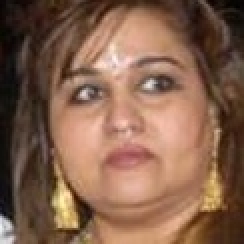
#> input picture src/data/images/crop/female/unknown/female_1278.jpg, 122 x 122 px (shown 2 times larger); its folder holds only this picture in this run
$ jupyter execute pre_EDA_test.ipynb
#> lines starting #> are read from the running program, lines starting #| are printed output that depends on the picture
[cell 1]
import numpy as np
import pandas as pd

# visualization
import matplotlib.pyplot as plt
import seaborn as sns

# computer vision library
import cv2

# glob
from glob import glob

[cell 2]
fpath = (
    glob('./src/data/images/crop/female/**/*.jpg', recursive=True) +
    glob('./src/data/images/crop/female/**/*.jpeg', recursive=True) +
    glob('./src/data/images/crop/female/**/*.png', recursive=True)
)
mpath = (
    glob('./src/data/images/crop/male/**/*.jpg', recursive=True) +
    glob('./src/data/images/crop/male/**/*.jpeg', recursive=True) +
    glob('./src/data/images/crop/male/**/*.png', recursive=True)
)

[cell 3]
def extract_identity(path):
    parts = path.replace("\\", "/").split('/')
    if 'known' in parts:
        return parts[parts.index('known') + 1]  # e.g., "julia" or "roope"
    elif 'unknown' in parts:
        return 'unknown'
    return 'unknown'  # fallback

[cell 4]
df_female = pd.DataFrame(fpath, columns=['filepath'])
df_female['gender'] = 'female'
df_female['identity'] = df_female['filepath'].apply(extract_identity)

df_male = pd.DataFrame(mpath, columns=['filepath'])
df_male['gender'] = 'male'
df_male['identity'] = df_male['filepath'].apply(extract_identity)

[cell 5]
df = pd.concat((df_female, df_male), axis=0, ignore_index=True)
df.head()
print("✅ Number of female images found:", len(fpath))
print("✅ Number of male images found:", len(mpath))
print("👀 First few female paths:", fpath[:5])
print("👀 First few male paths:", mpath[:5])

[cell 6]
df.tail()

[cell 7]
def get_size(path):
    img = cv2.imread(path)
#> img is the input picture: shape (122, 122, 3); mean B, G, R 76.7, 97.2, 132.7
    return img.shape[0] if img is not None else 0

[cell 8]
df['dimension'] = df['filepath'].apply(get_size)

[cell 9]
df_filter = df.query('dimension > 60')

[cell 10]
def structuring(path):
    try:
        img = cv2.imread(path)
        gray = cv2.cvtColor(img, cv2.COLOR_BGR2GRAY)
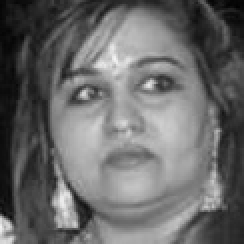
#> gray: shape (122, 122) (shown 2 times larger); min 1, max 245, mean 105.5
        size = gray.shape[0]
#> size = 122
        if size >= 100:
            gray_resize = cv2.resize(gray, (100,100), cv2.INTER_AREA)
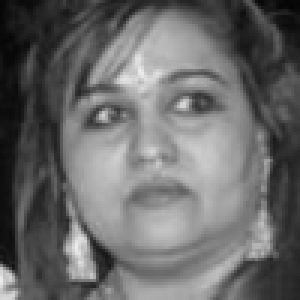
#> gray_resize: shape (100, 100) (shown 3 times larger); min 3, max 235, mean 105.3
        else:
            gray_resize = cv2.resize(gray, (100,100), cv2.INTER_CUBIC)
        return gray_resize.flatten()
    except:
        return None

[cell 11]
df_filter['data'] = df_filter['filepath'].apply(structuring)

[cell 12]
data = df_filter['data'].apply(pd.Series)
data.columns = [f"pixel_{i}" for i in data.columns]

[cell 13]
data = data / 255.0

[cell 14]
data['gender'] = df_filter['gender'].values
data['identity'] = df_filter['identity'].values

[cell 15]
data.dropna(inplace=True)

[cell 16]
dist_identity = df['identity'].value_counts()
dist_identity

[cell 17]
dist_gender = df['gender'].value_counts()
dist_gender

[cell 18]
fig,ax = plt.subplots(nrows=1,ncols=2)
dist_gender.plot(kind='bar',ax=ax[0])
dist_gender.plot(kind='pie',ax=ax[1],autopct='%0.0f%%')
plt.show()
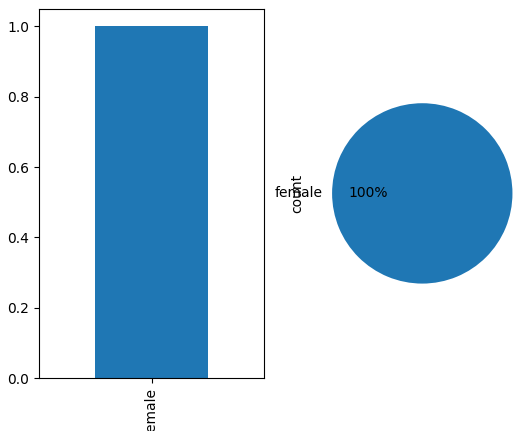
#> figure drawn by matplotlib, 2 panels

[cell 19]
plt.figure(figsize=(12,6))
plt.subplot(2,1,1)
sns.histplot(df['dimension'])
plt.subplot(2,1,2)
sns.boxplot(df['dimension'])
plt.show()
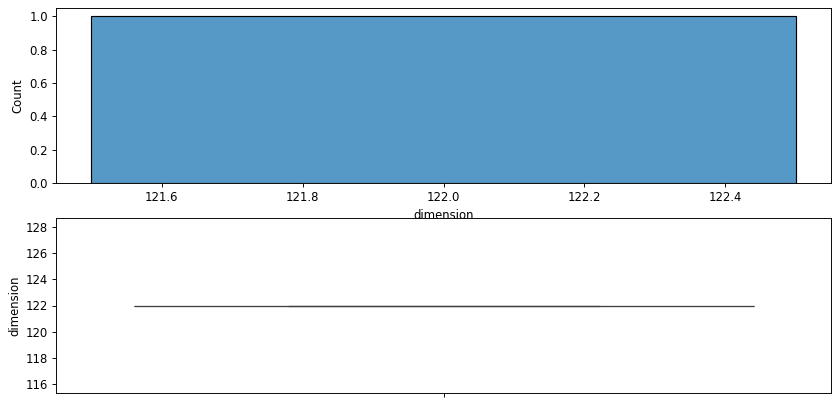
#> figure drawn by matplotlib, 2 panels

[cell 20]
sns.catplot(data=df,x='gender',y='dimension',kind='box')
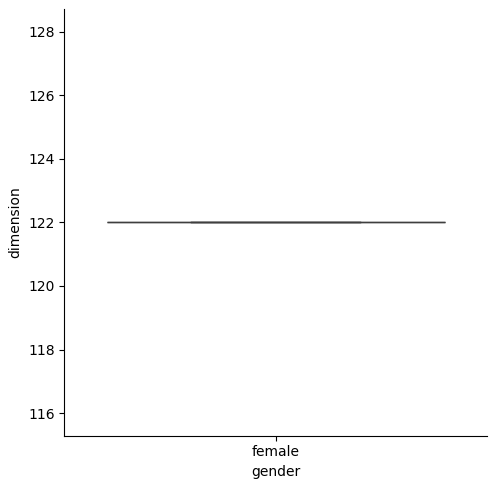
#> figure drawn by matplotlib, 1 panel
